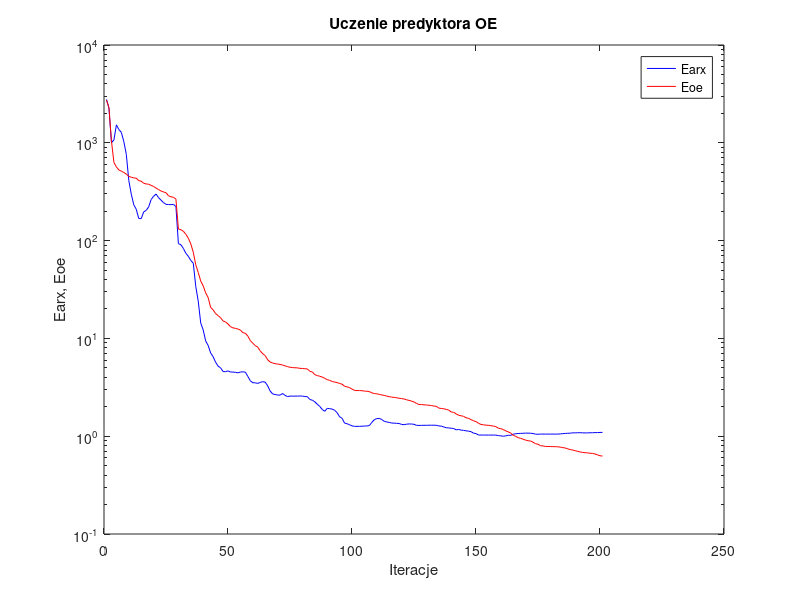
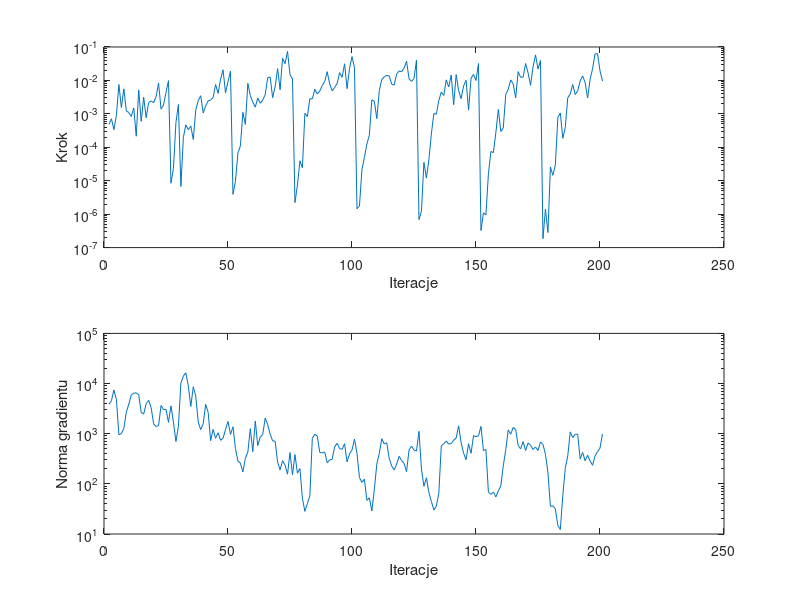

The MATLAB script that drew these images, in order:
%uczenie predyktora oe
clear all;
n=0; farx(n+1)=2.777808e+003; foe(n+1)=2.741923e+003; wspucz(n+1)=0.000000e+000; ng(n+1)=0.000000e+000;
%odnowa zmiennej metryki
n=1; farx(n+1)=2.259131e+003; foe(n+1)=2.284145e+003; krok(n+1)=4.800146e-004; ng(n+1)=3.860812e+003;
n=2; farx(n+1)=1.003352e+003; foe(n+1)=1.044164e+003; krok(n+1)=7.138862e-004; ng(n+1)=4.557363e+003;
n=3; farx(n+1)=1.070036e+003; foe(n+1)=6.286068e+002; krok(n+1)=3.363588e-004; ng(n+1)=7.423907e+003;
n=4; farx(n+1)=1.526183e+003; foe(n+1)=5.675017e+002; krok(n+1)=9.064776e-004; ng(n+1)=4.842202e+003;
n=5; farx(n+1)=1.366424e+003; foe(n+1)=5.269776e+002; krok(n+1)=7.530795e-003; ng(n+1)=9.549717e+002;
n=6; farx(n+1)=1.277734e+003; foe(n+1)=5.130015e+002; krok(n+1)=1.548092e-003; ng(n+1)=1.001703e+003;
n=7; farx(n+1)=1.026899e+003; foe(n+1)=4.963607e+002; krok(n+1)=5.608324e-003; ng(n+1)=1.273564e+003;
n=8; farx(n+1)=7.603912e+002; foe(n+1)=4.793198e+002; krok(n+1)=1.232481e-003; ng(n+1)=2.692831e+003;
n=9; farx(n+1)=4.112055e+002; foe(n+1)=4.531861e+002; krok(n+1)=1.093065e-003; ng(n+1)=3.907246e+003;
n=10; farx(n+1)=2.985782e+002; foe(n+1)=4.449202e+002; krok(n+1)=8.336543e-004; ng(n+1)=5.892649e+003;
n=11; farx(n+1)=2.323270e+002; foe(n+1)=4.373894e+002; krok(n+1)=1.495556e-003; ng(n+1)=6.434089e+003;
n=12; farx(n+1)=2.092545e+002; foe(n+1)=4.352587e+002; krok(n+1)=2.141893e-004; ng(n+1)=6.518851e+003;
n=13; farx(n+1)=1.686541e+002; foe(n+1)=4.103664e+002; krok(n+1)=5.214527e-003; ng(n+1)=5.957464e+003;
n=14; farx(n+1)=1.675762e+002; foe(n+1)=4.053497e+002; krok(n+1)=5.985093e-004; ng(n+1)=2.663926e+003;
n=15; farx(n+1)=1.963411e+002; foe(n+1)=3.857437e+002; krok(n+1)=3.146871e-003; ng(n+1)=2.456857e+003;
n=16; farx(n+1)=2.039693e+002; foe(n+1)=3.794507e+002; krok(n+1)=7.663457e-004; ng(n+1)=3.972964e+003;
n=17; farx(n+1)=2.206702e+002; foe(n+1)=3.771958e+002; krok(n+1)=2.156451e-003; ng(n+1)=4.629272e+003;
n=18; farx(n+1)=2.625647e+002; foe(n+1)=3.671197e+002; krok(n+1)=2.444561e-003; ng(n+1)=3.335329e+003;
n=19; farx(n+1)=2.842842e+002; foe(n+1)=3.575538e+002; krok(n+1)=2.162140e-003; ng(n+1)=1.580730e+003;
n=20; farx(n+1)=2.990848e+002; foe(n+1)=3.440710e+002; krok(n+1)=3.270190e-003; ng(n+1)=1.390474e+003;
n=21; farx(n+1)=2.747337e+002; foe(n+1)=3.322771e+002; krok(n+1)=8.300976e-003; ng(n+1)=1.445722e+003;
n=22; farx(n+1)=2.589434e+002; foe(n+1)=3.215055e+002; krok(n+1)=1.389400e-003; ng(n+1)=3.651909e+003;
n=23; farx(n+1)=2.445028e+002; foe(n+1)=3.144777e+002; krok(n+1)=1.830478e-003; ng(n+1)=3.009926e+003;
n=24; farx(n+1)=2.348260e+002; foe(n+1)=3.087316e+002; krok(n+1)=4.372259e-003; ng(n+1)=3.073825e+003;
n=25; farx(n+1)=2.338510e+002; foe(n+1)=2.874198e+002; krok(n+1)=9.832841e-003; ng(n+1)=1.689333e+003;
%odnowa zmiennej metryki
n=26; farx(n+1)=2.331297e+002; foe(n+1)=2.804004e+002; krok(n+1)=8.423638e-006; ng(n+1)=3.590159e+003;
n=27; farx(n+1)=2.348526e+002; foe(n+1)=2.775318e+002; krok(n+1)=2.343658e-005; ng(n+1)=1.706016e+003;
n=28; farx(n+1)=2.227345e+002; foe(n+1)=2.654668e+002; krok(n+1)=5.440190e-004; ng(n+1)=6.969724e+002;
n=29; farx(n+1)=9.315340e+001; foe(n+1)=1.312253e+002; krok(n+1)=1.909306e-003; ng(n+1)=1.397005e+003;
n=30; farx(n+1)=9.082700e+001; foe(n+1)=1.292639e+002; krok(n+1)=6.741397e-006; ng(n+1)=1.020786e+004;
n=31; farx(n+1)=8.319815e+001; foe(n+1)=1.246654e+002; krok(n+1)=1.963632e-004; ng(n+1)=1.408297e+004;
n=32; farx(n+1)=7.427614e+001; foe(n+1)=1.160927e+002; krok(n+1)=4.706747e-004; ng(n+1)=1.643280e+004;
n=33; farx(n+1)=6.914149e+001; foe(n+1)=1.058419e+002; krok(n+1)=3.348253e-004; ng(n+1)=8.922986e+003;
n=34; farx(n+1)=6.259736e+001; foe(n+1)=9.249499e+001; krok(n+1)=4.320082e-004; ng(n+1)=3.488199e+003;
n=35; farx(n+1)=5.880363e+001; foe(n+1)=7.601979e+001; krok(n+1)=1.711903e-004; ng(n+1)=8.617191e+003;
n=36; farx(n+1)=3.394646e+001; foe(n+1)=5.657773e+001; krok(n+1)=1.304868e-003; ng(n+1)=5.617124e+003;
n=37; farx(n+1)=2.402519e+001; foe(n+1)=4.718508e+001; krok(n+1)=2.500228e-003; ng(n+1)=1.705912e+003;
n=38; farx(n+1)=1.436366e+001; foe(n+1)=3.860636e+001; krok(n+1)=3.485331e-003; ng(n+1)=1.204533e+003;
n=39; farx(n+1)=1.219074e+001; foe(n+1)=3.442913e+001; krok(n+1)=1.064566e-003; ng(n+1)=1.584170e+003;
n=40; farx(n+1)=9.401273e+000; foe(n+1)=2.921467e+001; krok(n+1)=1.742611e-003; ng(n+1)=3.832020e+003;
n=41; farx(n+1)=8.466520e+000; foe(n+1)=2.613061e+001; krok(n+1)=2.457326e-003; ng(n+1)=2.662523e+003;
n=42; farx(n+1)=7.090399e+000; foe(n+1)=2.072963e+001; krok(n+1)=2.593399e-003; ng(n+1)=7.246318e+002;
n=43; farx(n+1)=6.508499e+000; foe(n+1)=1.957782e+001; krok(n+1)=3.096185e-003; ng(n+1)=1.217555e+003;
n=44; farx(n+1)=5.703476e+000; foe(n+1)=1.795397e+001; krok(n+1)=7.530795e-003; ng(n+1)=8.116727e+002;
n=45; farx(n+1)=5.199516e+000; foe(n+1)=1.708492e+001; krok(n+1)=4.101231e-003; ng(n+1)=1.045486e+003;
n=46; farx(n+1)=5.006995e+000; foe(n+1)=1.629644e+001; krok(n+1)=1.082825e-002; ng(n+1)=7.382331e+002;
n=47; farx(n+1)=4.586634e+000; foe(n+1)=1.509564e+001; krok(n+1)=2.080275e-002; ng(n+1)=8.130282e+002;
n=48; farx(n+1)=4.567514e+000; foe(n+1)=1.472542e+001; krok(n+1)=4.235590e-003; ng(n+1)=1.213403e+003;
n=49; farx(n+1)=4.656389e+000; foe(n+1)=1.405038e+001; krok(n+1)=9.222377e-003; ng(n+1)=1.753626e+003;
n=50; farx(n+1)=4.534380e+000; foe(n+1)=1.317986e+001; krok(n+1)=1.895365e-002; ng(n+1)=9.687609e+002;
%odnowa zmiennej metryki
n=51; farx(n+1)=4.525049e+000; foe(n+1)=1.281365e+001; krok(n+1)=3.897392e-006; ng(n+1)=1.369853e+003;
n=52; farx(n+1)=4.499527e+000; foe(n+1)=1.267075e+001; krok(n+1)=9.497821e-006; ng(n+1)=5.049047e+002;
n=53; farx(n+1)=4.443783e+000; foe(n+1)=1.245888e+001; krok(n+1)=6.738910e-005; ng(n+1)=2.844678e+002;
n=54; farx(n+1)=4.524943e+000; foe(n+1)=1.216570e+001; krok(n+1)=1.110172e-004; ng(n+1)=2.587995e+002;
n=55; farx(n+1)=4.554821e+000; foe(n+1)=1.143501e+001; krok(n+1)=1.106947e-003; ng(n+1)=1.726676e+002;
n=56; farx(n+1)=4.516271e+000; foe(n+1)=1.129196e+001; krok(n+1)=4.822659e-004; ng(n+1)=3.203785e+002;
n=57; farx(n+1)=4.080615e+000; foe(n+1)=1.055962e+001; krok(n+1)=8.166461e-003; ng(n+1)=4.310811e+002;
n=58; farx(n+1)=3.689177e+000; foe(n+1)=9.496526e+000; krok(n+1)=3.558977e-003; ng(n+1)=1.254484e+003;
n=59; farx(n+1)=3.523529e+000; foe(n+1)=8.933316e+000; krok(n+1)=2.237046e-003; ng(n+1)=4.382814e+002;
n=60; farx(n+1)=3.514201e+000; foe(n+1)=8.425454e+000; krok(n+1)=1.588254e-003; ng(n+1)=1.787427e+003;
n=61; farx(n+1)=3.467868e+000; foe(n+1)=8.143163e+000; krok(n+1)=2.972972e-003; ng(n+1)=5.781616e+002;
n=62; farx(n+1)=3.548729e+000; foe(n+1)=7.444426e+000; krok(n+1)=2.075244e-003; ng(n+1)=8.564604e+002;
n=63; farx(n+1)=3.611895e+000; foe(n+1)=6.969912e+000; krok(n+1)=2.598953e-003; ng(n+1)=9.644479e+002;
n=64; farx(n+1)=3.570667e+000; foe(n+1)=6.665817e+000; krok(n+1)=3.740913e-003; ng(n+1)=2.052464e+003;
n=65; farx(n+1)=3.272734e+000; foe(n+1)=6.038464e+000; krok(n+1)=1.199953e-002; ng(n+1)=1.509761e+003;
n=66; farx(n+1)=2.897767e+000; foe(n+1)=5.735991e+000; krok(n+1)=1.269968e-002; ng(n+1)=9.770780e+002;
n=67; farx(n+1)=2.706600e+000; foe(n+1)=5.606904e+000; krok(n+1)=3.049962e-003; ng(n+1)=7.215224e+002;
n=68; farx(n+1)=2.666515e+000; foe(n+1)=5.516435e+000; krok(n+1)=6.409470e-003; ng(n+1)=7.087774e+002;
n=69; farx(n+1)=2.638576e+000; foe(n+1)=5.467862e+000; krok(n+1)=2.254943e-002; ng(n+1)=2.702933e+002;
n=70; farx(n+1)=2.630204e+000; foe(n+1)=5.420217e+000; krok(n+1)=5.269205e-003; ng(n+1)=1.901081e+002;
n=71; farx(n+1)=2.733338e+000; foe(n+1)=5.340612e+000; krok(n+1)=4.639275e-002; ng(n+1)=2.899052e+002;
n=72; farx(n+1)=2.617401e+000; foe(n+1)=5.244155e+000; krok(n+1)=3.172714e-002; ng(n+1)=2.365397e+002;
n=73; farx(n+1)=2.540818e+000; foe(n+1)=5.142847e+000; krok(n+1)=7.370577e-002; ng(n+1)=1.556971e+002;
n=74; farx(n+1)=2.572396e+000; foe(n+1)=5.070893e+000; krok(n+1)=1.479856e-002; ng(n+1)=4.209454e+002;
n=75; farx(n+1)=2.568354e+000; foe(n+1)=5.033115e+000; krok(n+1)=1.109636e-002; ng(n+1)=1.517084e+002;
%odnowa zmiennej metryki
n=76; farx(n+1)=2.570671e+000; foe(n+1)=5.008275e+000; krok(n+1)=2.228616e-006; ng(n+1)=3.839805e+002;
n=77; farx(n+1)=2.572254e+000; foe(n+1)=4.999930e+000; krok(n+1)=7.381362e-006; ng(n+1)=1.632788e+002;
n=78; farx(n+1)=2.576155e+000; foe(n+1)=4.935873e+000; krok(n+1)=3.939832e-005; ng(n+1)=2.021372e+002;
n=79; farx(n+1)=2.570654e+000; foe(n+1)=4.933059e+000; krok(n+1)=2.444110e-005; ng(n+1)=5.178436e+001;
n=80; farx(n+1)=2.546021e+000; foe(n+1)=4.896649e+000; krok(n+1)=1.040544e-003; ng(n+1)=2.826996e+001;
n=81; farx(n+1)=2.534541e+000; foe(n+1)=4.871395e+000; krok(n+1)=8.336543e-004; ng(n+1)=4.022330e+001;
n=82; farx(n+1)=2.375650e+000; foe(n+1)=4.606515e+000; krok(n+1)=2.827499e-003; ng(n+1)=5.814531e+001;
n=83; farx(n+1)=2.331911e+000; foe(n+1)=4.539979e+000; krok(n+1)=2.813867e-003; ng(n+1)=8.103528e+002;
n=84; farx(n+1)=2.247569e+000; foe(n+1)=4.257699e+000; krok(n+1)=5.433546e-003; ng(n+1)=9.766397e+002;
n=85; farx(n+1)=2.123969e+000; foe(n+1)=4.169857e+000; krok(n+1)=3.942116e-003; ng(n+1)=8.963187e+002;
n=86; farx(n+1)=2.015274e+000; foe(n+1)=4.099655e+000; krok(n+1)=4.829711e-003; ng(n+1)=4.221500e+002;
n=87; farx(n+1)=1.877396e+000; foe(n+1)=4.026060e+000; krok(n+1)=7.007869e-003; ng(n+1)=4.146985e+002;
n=88; farx(n+1)=1.797518e+000; foe(n+1)=3.911248e+000; krok(n+1)=9.299198e-003; ng(n+1)=4.304859e+002;
n=89; farx(n+1)=1.925352e+000; foe(n+1)=3.779758e+000; krok(n+1)=1.825465e-002; ng(n+1)=2.630214e+002;
n=90; farx(n+1)=1.913603e+000; foe(n+1)=3.730440e+000; krok(n+1)=7.860345e-003; ng(n+1)=3.010989e+002;
n=91; farx(n+1)=1.893564e+000; foe(n+1)=3.623854e+000; krok(n+1)=4.889122e-003; ng(n+1)=3.072507e+002;
n=92; farx(n+1)=1.842301e+000; foe(n+1)=3.581611e+000; krok(n+1)=6.130766e-003; ng(n+1)=5.514991e+002;
n=93; farx(n+1)=1.736435e+000; foe(n+1)=3.528550e+000; krok(n+1)=8.155298e-003; ng(n+1)=6.416991e+002;
n=94; farx(n+1)=1.578927e+000; foe(n+1)=3.463244e+000; krok(n+1)=1.713076e-002; ng(n+1)=5.038066e+002;
n=95; farx(n+1)=1.525686e+000; foe(n+1)=3.401368e+000; krok(n+1)=1.238474e-002; ng(n+1)=4.881881e+002;
n=96; farx(n+1)=1.360975e+000; foe(n+1)=3.246463e+000; krok(n+1)=3.150760e-002; ng(n+1)=6.317386e+002;
n=97; farx(n+1)=1.341580e+000; foe(n+1)=3.194228e+000; krok(n+1)=5.680993e-003; ng(n+1)=2.747230e+002;
n=98; farx(n+1)=1.309986e+000; foe(n+1)=3.139731e+000; krok(n+1)=2.272818e-002; ng(n+1)=3.933792e+002;
n=99; farx(n+1)=1.275358e+000; foe(n+1)=3.031689e+000; krok(n+1)=5.160128e-002; ng(n+1)=4.721307e+002;
n=100; farx(n+1)=1.260894e+000; foe(n+1)=2.941173e+000; krok(n+1)=2.417030e-002; ng(n+1)=7.779092e+002;
%odnowa zmiennej metryki
n=101; farx(n+1)=1.260763e+000; foe(n+1)=2.929512e+000; krok(n+1)=1.450279e-006; ng(n+1)=4.096684e+002;
n=102; farx(n+1)=1.261273e+000; foe(n+1)=2.927990e+000; krok(n+1)=1.764508e-006; ng(n+1)=1.334910e+002;
n=103; farx(n+1)=1.265619e+000; foe(n+1)=2.919447e+000; krok(n+1)=2.092147e-005; ng(n+1)=1.072496e+002;
n=104; farx(n+1)=1.269202e+000; foe(n+1)=2.892358e+000; krok(n+1)=4.982285e-005; ng(n+1)=1.239654e+002;
n=105; farx(n+1)=1.272881e+000; foe(n+1)=2.882882e+000; krok(n+1)=1.258665e-004; ng(n+1)=4.691566e+001;
n=106; farx(n+1)=1.284410e+000; foe(n+1)=2.861674e+000; krok(n+1)=2.302017e-004; ng(n+1)=5.268700e+001;
n=107; farx(n+1)=1.385833e+000; foe(n+1)=2.774916e+000; krok(n+1)=2.634602e-003; ng(n+1)=2.880233e+001;
n=108; farx(n+1)=1.475267e+000; foe(n+1)=2.729906e+000; krok(n+1)=2.383354e-003; ng(n+1)=7.685031e+001;
n=109; farx(n+1)=1.513989e+000; foe(n+1)=2.710806e+000; krok(n+1)=7.209870e-004; ng(n+1)=2.467119e+002;
n=110; farx(n+1)=1.520179e+000; foe(n+1)=2.676807e+000; krok(n+1)=5.003630e-003; ng(n+1)=4.036408e+002;
n=111; farx(n+1)=1.481380e+000; foe(n+1)=2.640463e+000; krok(n+1)=1.053841e-002; ng(n+1)=7.950286e+002;
n=112; farx(n+1)=1.420321e+000; foe(n+1)=2.613336e+000; krok(n+1)=1.281894e-002; ng(n+1)=6.227318e+002;
n=113; farx(n+1)=1.398862e+000; foe(n+1)=2.569689e+000; krok(n+1)=1.417782e-002; ng(n+1)=6.587334e+002;
n=114; farx(n+1)=1.383089e+000; foe(n+1)=2.536274e+000; krok(n+1)=1.363820e-002; ng(n+1)=3.230433e+002;
n=115; farx(n+1)=1.363650e+000; foe(n+1)=2.510815e+000; krok(n+1)=7.712744e-003; ng(n+1)=2.276885e+002;
n=116; farx(n+1)=1.359556e+000; foe(n+1)=2.492109e+000; krok(n+1)=7.242402e-003; ng(n+1)=1.890525e+002;
n=117; farx(n+1)=1.353868e+000; foe(n+1)=2.474225e+000; krok(n+1)=1.564303e-002; ng(n+1)=2.481310e+002;
n=118; farx(n+1)=1.350045e+000; foe(n+1)=2.440685e+000; krok(n+1)=1.915230e-002; ng(n+1)=3.539341e+002;
n=119; farx(n+1)=1.318521e+000; foe(n+1)=2.424483e+000; krok(n+1)=1.815661e-002; ng(n+1)=2.925193e+002;
n=120; farx(n+1)=1.312129e+000; foe(n+1)=2.403130e+000; krok(n+1)=2.307159e-002; ng(n+1)=2.536552e+002;
n=121; farx(n+1)=1.326901e+000; foe(n+1)=2.356087e+000; krok(n+1)=3.778964e-002; ng(n+1)=1.747105e+002;
n=122; farx(n+1)=1.335091e+000; foe(n+1)=2.325534e+000; krok(n+1)=1.111520e-002; ng(n+1)=4.736652e+002;
n=123; farx(n+1)=1.332071e+000; foe(n+1)=2.282918e+000; krok(n+1)=9.424758e-003; ng(n+1)=5.652658e+002;
n=124; farx(n+1)=1.323893e+000; foe(n+1)=2.241407e+000; krok(n+1)=1.132561e-002; ng(n+1)=4.730693e+002;
n=125; farx(n+1)=1.291170e+000; foe(n+1)=2.166294e+000; krok(n+1)=4.048730e-002; ng(n+1)=4.506967e+002;
%odnowa zmiennej metryki
n=126; farx(n+1)=1.290048e+000; foe(n+1)=2.108474e+000; krok(n+1)=6.870320e-007; ng(n+1)=1.116115e+003;
n=127; farx(n+1)=1.289987e+000; foe(n+1)=2.106311e+000; krok(n+1)=1.236046e-006; ng(n+1)=1.980473e+002;
n=128; farx(n+1)=1.292943e+000; foe(n+1)=2.092567e+000; krok(n+1)=3.531947e-005; ng(n+1)=8.937141e+001;
n=129; farx(n+1)=1.292551e+000; foe(n+1)=2.083488e+000; krok(n+1)=1.197415e-005; ng(n+1)=1.319098e+002;
n=130; farx(n+1)=1.294417e+000; foe(n+1)=2.074300e+000; krok(n+1)=4.229784e-005; ng(n+1)=6.687992e+001;
n=131; farx(n+1)=1.295515e+000; foe(n+1)=2.056811e+000; krok(n+1)=2.533843e-004; ng(n+1)=4.466142e+001;
n=132; farx(n+1)=1.295432e+000; foe(n+1)=2.033816e+000; krok(n+1)=1.020148e-003; ng(n+1)=2.997260e+001;
n=133; farx(n+1)=1.292806e+000; foe(n+1)=2.020472e+000; krok(n+1)=9.751354e-004; ng(n+1)=3.607499e+001;
n=134; farx(n+1)=1.274043e+000; foe(n+1)=1.937983e+000; krok(n+1)=2.511035e-003; ng(n+1)=6.441277e+001;
n=135; farx(n+1)=1.267943e+000; foe(n+1)=1.920885e+000; krok(n+1)=4.474402e-003; ng(n+1)=5.665328e+002;
n=136; farx(n+1)=1.243134e+000; foe(n+1)=1.907966e+000; krok(n+1)=3.544455e-003; ng(n+1)=6.372873e+002;
n=137; farx(n+1)=1.220108e+000; foe(n+1)=1.879988e+000; krok(n+1)=1.039581e-002; ng(n+1)=7.114578e+002;
n=138; farx(n+1)=1.215497e+000; foe(n+1)=1.849521e+000; krok(n+1)=6.377325e-003; ng(n+1)=6.215575e+002;
n=139; farx(n+1)=1.206677e+000; foe(n+1)=1.767396e+000; krok(n+1)=1.448480e-002; ng(n+1)=6.369679e+002;
n=140; farx(n+1)=1.198102e+000; foe(n+1)=1.755190e+000; krok(n+1)=1.882699e-003; ng(n+1)=7.423794e+002;
n=141; farx(n+1)=1.160682e+000; foe(n+1)=1.691510e+000; krok(n+1)=1.486332e-002; ng(n+1)=8.216147e+002;
n=142; farx(n+1)=1.174116e+000; foe(n+1)=1.636656e+000; krok(n+1)=4.964322e-003; ng(n+1)=1.435441e+003;
n=143; farx(n+1)=1.153454e+000; foe(n+1)=1.618237e+000; krok(n+1)=2.855545e-003; ng(n+1)=6.623042e+002;
n=144; farx(n+1)=1.148350e+000; foe(n+1)=1.594739e+000; krok(n+1)=6.853004e-003; ng(n+1)=4.085392e+002;
n=145; farx(n+1)=1.135192e+000; foe(n+1)=1.543754e+000; krok(n+1)=1.007231e-002; ng(n+1)=3.033103e+002;
n=146; farx(n+1)=1.126024e+000; foe(n+1)=1.522687e+000; krok(n+1)=1.291963e-003; ng(n+1)=6.309439e+002;
n=147; farx(n+1)=1.113179e+000; foe(n+1)=1.477163e+000; krok(n+1)=1.170476e-002; ng(n+1)=4.074215e+002;
n=148; farx(n+1)=1.073892e+000; foe(n+1)=1.437291e+000; krok(n+1)=1.506159e-002; ng(n+1)=9.176890e+002;
n=149; farx(n+1)=1.063420e+000; foe(n+1)=1.410265e+000; krok(n+1)=9.939766e-003; ng(n+1)=8.727973e+002;
n=150; farx(n+1)=1.028461e+000; foe(n+1)=1.356929e+000; krok(n+1)=3.203828e-002; ng(n+1)=9.054426e+002;
%odnowa zmiennej metryki
n=151; farx(n+1)=1.027802e+000; foe(n+1)=1.318837e+000; krok(n+1)=3.244931e-007; ng(n+1)=1.399868e+003;
n=152; farx(n+1)=1.027487e+000; foe(n+1)=1.308363e+000; krok(n+1)=1.094586e-006; ng(n+1)=4.618043e+002;
n=153; farx(n+1)=1.026739e+000; foe(n+1)=1.296909e+000; krok(n+1)=9.547745e-007; ng(n+1)=4.833870e+002;
n=154; farx(n+1)=1.026808e+000; foe(n+1)=1.293084e+000; krok(n+1)=1.597838e-005; ng(n+1)=6.885296e+001;
n=155; farx(n+1)=1.027338e+000; foe(n+1)=1.280848e+000; krok(n+1)=7.492449e-005; ng(n+1)=6.154223e+001;
n=156; farx(n+1)=1.027002e+000; foe(n+1)=1.269942e+000; krok(n+1)=6.905895e-005; ng(n+1)=6.873059e+001;
n=157; farx(n+1)=1.026376e+000; foe(n+1)=1.254077e+000; krok(n+1)=2.710039e-004; ng(n+1)=5.476652e+001;
n=158; farx(n+1)=1.013989e+000; foe(n+1)=1.207681e+000; krok(n+1)=1.353531e-003; ng(n+1)=7.270481e+001;
n=159; farx(n+1)=1.008415e+000; foe(n+1)=1.192961e+000; krok(n+1)=2.979192e-004; ng(n+1)=9.067607e+001;
n=160; farx(n+1)=9.998875e-001; foe(n+1)=1.171241e+000; krok(n+1)=3.771986e-004; ng(n+1)=2.297330e+002;
n=161; farx(n+1)=1.007329e+000; foe(n+1)=1.132876e+000; krok(n+1)=3.858127e-003; ng(n+1)=4.812077e+002;
n=162; farx(n+1)=1.023670e+000; foe(n+1)=1.107437e+000; krok(n+1)=5.414124e-003; ng(n+1)=1.189509e+003;
n=163; farx(n+1)=1.019571e+000; foe(n+1)=1.076211e+000; krok(n+1)=1.037360e-002; ng(n+1)=9.790391e+002;
n=164; farx(n+1)=1.048712e+000; foe(n+1)=1.021315e+000; krok(n+1)=7.825027e-003; ng(n+1)=1.335167e+003;
n=165; farx(n+1)=1.060255e+000; foe(n+1)=9.972767e-001; krok(n+1)=3.021288e-003; ng(n+1)=1.206364e+003;
n=166; farx(n+1)=1.065263e+000; foe(n+1)=9.650239e-001; krok(n+1)=1.830545e-002; ng(n+1)=5.808639e+002;
n=167; farx(n+1)=1.068830e+000; foe(n+1)=9.520426e-001; krok(n+1)=1.238474e-002; ng(n+1)=4.981626e+002;
n=168; farx(n+1)=1.070898e+000; foe(n+1)=9.325316e-001; krok(n+1)=1.256724e-002; ng(n+1)=6.967670e+002;
n=169; farx(n+1)=1.075415e+000; foe(n+1)=9.116436e-001; krok(n+1)=3.209254e-002; ng(n+1)=4.634131e+002;
n=170; farx(n+1)=1.074905e+000; foe(n+1)=8.981360e-001; krok(n+1)=1.680437e-002; ng(n+1)=6.521929e+002;
n=171; farx(n+1)=1.072790e+000; foe(n+1)=8.934738e-001; krok(n+1)=7.117955e-003; ng(n+1)=5.872769e+002;
n=172; farx(n+1)=1.064557e+000; foe(n+1)=8.680604e-001; krok(n+1)=2.556569e-002; ng(n+1)=4.840380e+002;
n=173; farx(n+1)=1.049391e+000; foe(n+1)=8.386006e-001; krok(n+1)=5.801457e-002; ng(n+1)=5.430312e+002;
n=174; farx(n+1)=1.047165e+000; foe(n+1)=8.271460e-001; krok(n+1)=2.191235e-002; ng(n+1)=4.629763e+002;
n=175; farx(n+1)=1.051194e+000; foe(n+1)=7.993544e-001; krok(n+1)=3.915143e-002; ng(n+1)=6.842961e+002;
%odnowa zmiennej metryki
n=176; farx(n+1)=1.051196e+000; foe(n+1)=7.954858e-001; krok(n+1)=1.843190e-007; ng(n+1)=6.090877e+002;
n=177; farx(n+1)=1.050782e+000; foe(n+1)=7.854181e-001; krok(n+1)=1.414227e-006; ng(n+1)=3.889960e+002;
n=178; farx(n+1)=1.050764e+000; foe(n+1)=7.849761e-001; krok(n+1)=2.823386e-007; ng(n+1)=1.696762e+002;
n=179; farx(n+1)=1.050880e+000; foe(n+1)=7.836269e-001; krok(n+1)=2.581106e-005; ng(n+1)=3.551097e+001;
n=180; farx(n+1)=1.050845e+000; foe(n+1)=7.825589e-001; krok(n+1)=1.448879e-005; ng(n+1)=3.646651e+001;
n=181; farx(n+1)=1.050712e+000; foe(n+1)=7.815842e-001; krok(n+1)=2.973907e-005; ng(n+1)=3.155864e+001;
n=182; farx(n+1)=1.050875e+000; foe(n+1)=7.791523e-001; krok(n+1)=7.770983e-004; ng(n+1)=1.483307e+001;
n=183; farx(n+1)=1.055485e+000; foe(n+1)=7.729288e-001; krok(n+1)=1.064566e-003; ng(n+1)=1.229813e+001;
n=184; farx(n+1)=1.062534e+000; foe(n+1)=7.641112e-001; krok(n+1)=1.848603e-004; ng(n+1)=5.858615e+001;
n=185; farx(n+1)=1.067474e+000; foe(n+1)=7.578478e-001; krok(n+1)=3.909578e-004; ng(n+1)=2.033454e+002;
n=186; farx(n+1)=1.071544e+000; foe(n+1)=7.415795e-001; krok(n+1)=3.049962e-003; ng(n+1)=3.608223e+002;
n=187; farx(n+1)=1.073598e+000; foe(n+1)=7.309658e-001; krok(n+1)=3.929986e-003; ng(n+1)=1.085817e+003;
n=188; farx(n+1)=1.082855e+000; foe(n+1)=7.218544e-001; krok(n+1)=7.557177e-003; ng(n+1)=8.414287e+002;
n=189; farx(n+1)=1.081985e+000; foe(n+1)=7.108766e-001; krok(n+1)=3.792736e-003; ng(n+1)=9.671542e+002;
n=190; farx(n+1)=1.085485e+000; foe(n+1)=7.008449e-001; krok(n+1)=4.830641e-003; ng(n+1)=9.784792e+002;
n=191; farx(n+1)=1.086062e+000; foe(n+1)=6.898568e-001; krok(n+1)=9.612071e-003; ng(n+1)=3.137284e+002;
n=192; farx(n+1)=1.082419e+000; foe(n+1)=6.832793e-001; krok(n+1)=1.370811e-002; ng(n+1)=4.219608e+002;
n=193; farx(n+1)=1.080637e+000; foe(n+1)=6.778284e-001; krok(n+1)=8.625805e-003; ng(n+1)=2.875937e+002;
n=194; farx(n+1)=1.081428e+000; foe(n+1)=6.755947e-001; krok(n+1)=2.983929e-003; ng(n+1)=3.709666e+002;
n=195; farx(n+1)=1.084920e+000; foe(n+1)=6.698097e-001; krok(n+1)=1.073668e-002; ng(n+1)=2.867969e+002;
n=196; farx(n+1)=1.084726e+000; foe(n+1)=6.665863e-001; krok(n+1)=2.219272e-002; ng(n+1)=2.344720e+002;
n=197; farx(n+1)=1.088807e+000; foe(n+1)=6.582403e-001; krok(n+1)=6.192665e-002; ng(n+1)=3.596376e+002;
n=198; farx(n+1)=1.088426e+000; foe(n+1)=6.440316e-001; krok(n+1)=6.306675e-002; ng(n+1)=4.387351e+002;
n=199; farx(n+1)=1.093103e+000; foe(n+1)=6.313583e-001; krok(n+1)=1.946564e-002; ng(n+1)=5.152511e+002;
n=200; farx(n+1)=1.093532e+000; foe(n+1)=6.265304e-001; krok(n+1)=9.545881e-003; ng(n+1)=9.912786e+002;

figure; semilogy(farx,'b'); hold on; semilogy(foe,'r'); xlabel('Iteracje'); ylabel('Earx, Eoe'); legend('Earx','Eoe'); title('Uczenie predyktora OE');
figure; subplot(2,1,1); semilogy(krok); xlabel('Iteracje'); ylabel('Krok');
subplot(2,1,2); semilogy(ng); xlabel('Iteracje'); ylabel('Norma gradientu');
Earx=farx(n+1)
Eoe=foe(n+1)
